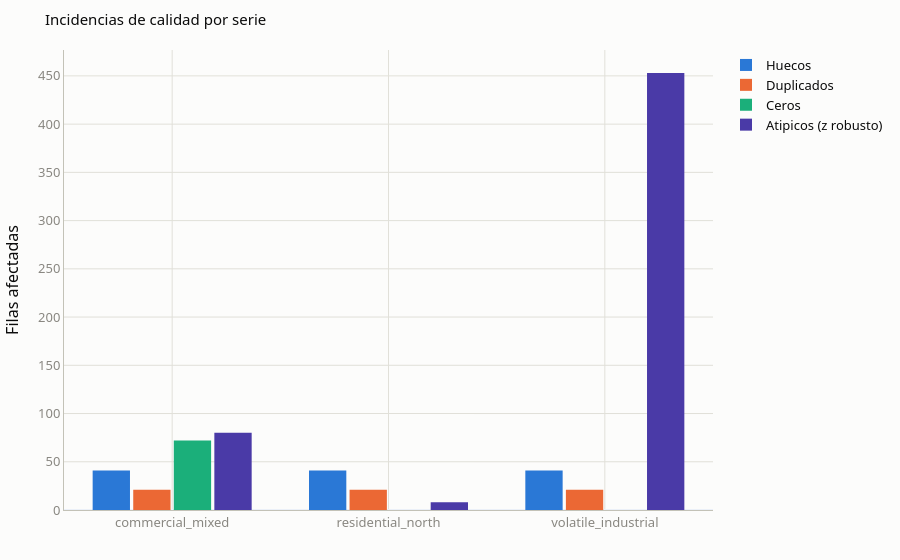

This figure's notebook cell:
### Code cell
fig = plots.plot_quality_overview(quality_report)
save_figure(fig, "01_quality_overview")

### Figure 1 — Plotly figure (JSON) as saved in the notebook; plotly's stock layout.template omitted (floating-point values rounded to 4 significant figures)
{"data": [{"marker": {"color": "#2a78d6", "line": {"width": 0}}, "name": "Huecos", "type": "bar", "x": ["commercial_mixed", "residential_north", "volatile_industrial"], "y": [41, 41, 41]}, {"marker": {"color": "#eb6834", "line": {"width": 0}}, "name": "Duplicados", "type": "bar", "x": ["commercial_mixed", "residential_north", "volatile_industrial"], "y": [21, 21, 21]}, {"marker": {"color": "#1baf7a", "line": {"width": 0}}, "name": "Ceros", "type": "bar", "x": ["commercial_mixed", "residential_north", "volatile_industrial"], "y": [72, 0, 0]}, {"marker": {"color": "#4a3aa7", "line": {"width": 0}}, "name": "Atipicos (z robusto)", "type": "bar", "x": ["commercial_mixed", "residential_north", "volatile_industrial"], "y": [80, 8, 453]}], "layout": {"bargap": 0.25, "bargroupgap": 0.08, "barmode": "group", "font": {"color": "#0b0b0b", "family": "system-ui, -apple-system, Segoe UI, sans-serif", "size": 13}, "legend": {"bgcolor": "rgba(0,0,0,0)"}, "margin": {"b": 50, "l": 60, "r": 30, "t": 50}, "paper_bgcolor": "#fcfcfb", "plot_bgcolor": "#fcfcfb", "title": {"font": {"color": "#0b0b0b", "size": 15}, "text": "Incidencias de calidad por serie"}, "xaxis": {"gridcolor": "#e1e0d9", "linecolor": "#c3c2b7", "tickfont": {"color": "#898781"}, "title": {}}, "yaxis": {"gridcolor": "#e1e0d9", "linecolor": "#c3c2b7", "tickfont": {"color": "#898781"}, "title": {"text": "Filas afectadas"}}}}
